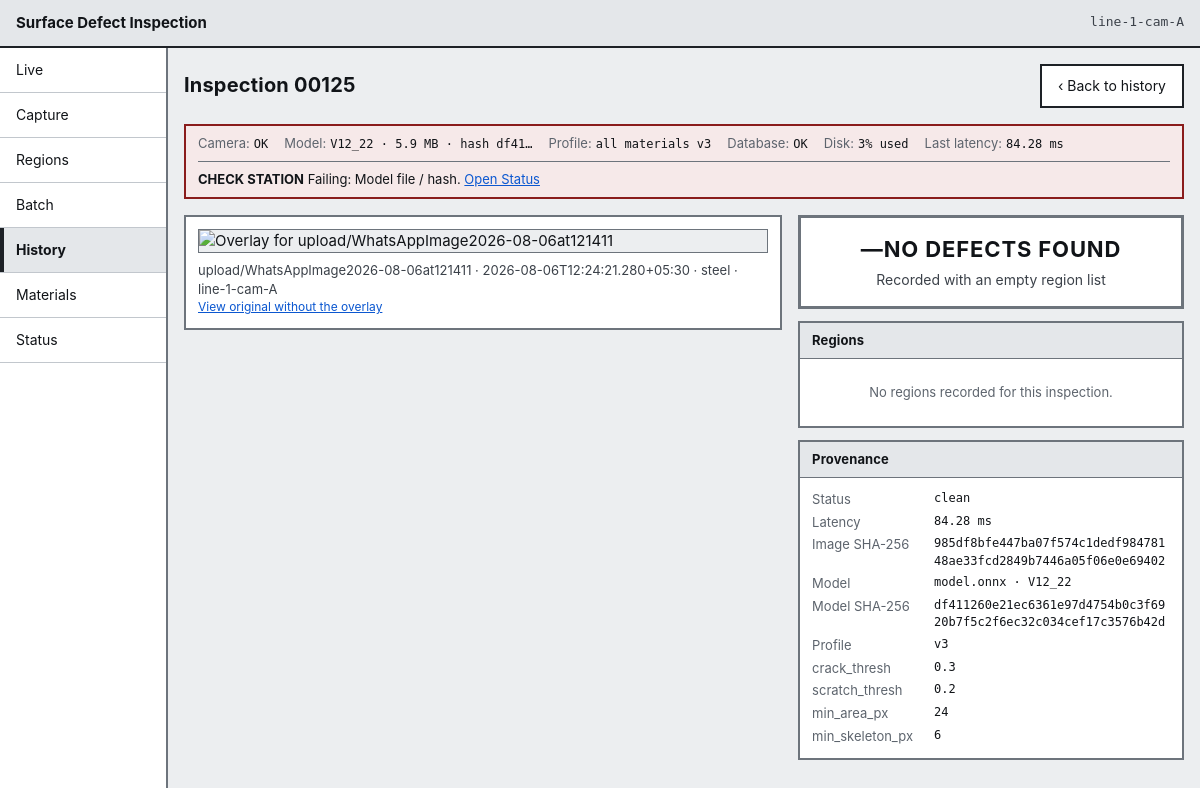
/inspections/125?back=page=1&page_size=25, run on the app's committed database.
### tables this page shows
CREATE TABLE station (
    station_id    INTEGER PRIMARY KEY AUTOINCREMENT,
    station_code  TEXT NOT NULL UNIQUE,
    line_code     TEXT NOT NULL,
    mm_per_pixel  REAL,               -- NULL until the station is calibrated
    camera_status TEXT NOT NULL DEFAULT 'ok',
    created_at    TEXT NOT NULL
);

CREATE TABLE inspection (
    inspection_id      INTEGER PRIMARY KEY AUTOINCREMENT,
    station_id         INTEGER NOT NULL REFERENCES station (station_id),
    profile_id         INTEGER NOT NULL REFERENCES profile (profile_id),
    model_version_id   INTEGER NOT NULL REFERENCES model_version (model_version_id),
    material_id        INTEGER REFERENCES material (material_id),
    batch_run_id       INTEGER REFERENCES batch_run (batch_run_id),
    image_sha256       TEXT,
    product_id         TEXT,
    captured_at        TEXT NOT NULL,
    processed_at       TEXT NOT NULL,
    status             TEXT NOT NULL CHECK (status IN (
                           'regions_found', 'clean',
                           'acquisition_failure', 'processing_failure')),
    region_count       INTEGER NOT NULL DEFAULT 0,
    latency_ms         REAL,
    source_image_path  TEXT,
    overlay_image_path TEXT,
    error_code         TEXT,
    error_message      TEXT
);

CREATE TABLE model_version (
    model_version_id INTEGER PRIMARY KEY AUTOINCREMENT,
    file_name        TEXT NOT NULL,
    version          TEXT NOT NULL,
    artefact_sha256  TEXT NOT NULL UNIQUE,
    parameter_count  INTEGER,
    size_mb          REAL,
    precision        TEXT,
    latency_ms       REAL,
    created_at       TEXT NOT NULL,
    is_active        INTEGER NOT NULL DEFAULT 0 CHECK (is_active IN (0, 1))
);

CREATE TABLE material (
    material_id    INTEGER PRIMARY KEY AUTOINCREMENT,
    material_code  TEXT NOT NULL UNIQUE,
    material_name  TEXT NOT NULL,
    support_status TEXT NOT NULL CHECK (support_status IN (
                       'supported', 'one_product_only', 'thin_coverage',
                       'typing_unsupported', 'not_supported', 'under_evaluation')),
    notes          TEXT
);

CREATE TABLE profile (
    profile_id          INTEGER PRIMARY KEY AUTOINCREMENT,
    material_id         INTEGER REFERENCES material (material_id),
    version_no          INTEGER NOT NULL,
    crack_threshold     REAL NOT NULL,
    scratch_threshold   REAL NOT NULL,
    minimum_area_px     INTEGER NOT NULL,
    minimum_skeleton_px INTEGER NOT NULL,
    created_at          TEXT NOT NULL,
    is_active           INTEGER NOT NULL DEFAULT 0 CHECK (is_active IN (0, 1)),
    UNIQUE (material_id, version_no)
);

### app/routes/pages.py (the view)
@router.get("/inspections/{inspection_id}", response_class=HTMLResponse)
def inspection_detail(
    request: Request,
    inspection_id: int,
    conn: sqlite3.Connection = Depends(get_db),
    settings: Settings = Depends(settings_dep),
) -> HTMLResponse:
    view = inspection_view(conn, inspection_id)
    if view is None:
        raise HTTPException(status_code=404, detail=f"No inspection {inspection_id}")
    context = _base_context(request, conn, settings, "history")
    context.update({"view": view, "back_query": request.query_params.get("back", "")})
    return _templates(request).TemplateResponse(request, "inspection_detail.html", context)

### app/templates/inspection_detail.html (shortened to what this page needs)
{% extends "base.html" %}
{% block heading %}Inspection {{ "%05d"|format(view.inspection.inspection_id) }}{% endblock %}
{% block header_extra %}
<a class="button" href="/history{% if back_query %}?{{ back_query }}{% endif %}">&lsaquo; Back to history</a>
{% endblock %}
{% block content %}
<div class="live">
  <section class="live__image panel" aria-label="Evidence">
    {% if view.has_overlay %}
    <img class="image-frame" src="{{ view.overlay_url }}" alt="Overlay for {{ view.inspection.product_id }}">
    {% elif view.has_source %}
    <img class="image-frame" src="{{ view.source_url }}" alt="Source image for {{ view.inspection.product_id }}">
    {% else %}
    <div class="image-frame image-frame--empty"><p>No image stored for this inspection.</p></div>
    {% endif %}
    <p class="caption">
      {{ view.inspection.product_id or "&mdash;"|safe }} &middot; {{ view.inspection.captured_at }} &middot;
      {{ view.inspection.material_code }} &middot; {{ view.inspection.station_code }}
      {% if view.has_source and view.has_overlay %}
      <span class="caption__note"><a href="{{ view.source_url }}">View original without the overlay</a></span>
      {% endif %}
    </p>
  </section>
  <section class="live__summary" aria-label="Result">
    {% with summary = view.summary %}{% include "partials/result_banner.html" %}{% endwith %}
    {% with regions = view.regions, inspection_id = view.inspection.inspection_id %}
      {% include "partials/region_table.html" %}
    {% endwith %}
    <div class="panel">
      <h2 class="panel__title">Provenance</h2>
      <dl class="datalist datalist--mono">
        <dt>Status</dt><dd>{{ view.inspection.status }}</dd>
        <dt>Latency</dt><dd>{% if view.inspection.latency_ms %}{{ view.inspection.latency_ms }} ms{% else %}&mdash;{% endif %}</dd>
        <dt>Image SHA-256</dt><dd class="break">{{ view.inspection.image_sha256 or "&mdash;"|safe }}</dd>
        <dt>Model</dt><dd>{{ view.inspection.model_file_name }} &middot; {{ view.inspection.model_version }}</dd>
        <dt>Model SHA-256</dt><dd class="break">{{ view.inspection.artefact_sha256 }}</dd>
        <dt>Profile</dt><dd>v{{ view.inspection.profile_version }}</dd>
        <dt>crack_thresh</dt><dd>{{ view.inspection.crack_threshold }}</dd>
        <dt>scratch_thresh</dt><dd>{{ view.inspection.scratch_threshold }}</dd>
        <dt>min_area_px</dt><dd>{{ view.inspection.minimum_area_px }}</dd>
        <dt>min_skeleton_px</dt><dd>{{ view.inspection.minimum_skeleton_px }}</dd>
      </dl>
    </div>
  </section>
</div>
{% endblock %}

### app/templates/base.html (shortened to what this page needs)
<!DOCTYPE html>
<html lang="en">
<head>
  <link rel="stylesheet" href="/static/css/base.css">
  <link rel="stylesheet" href="/static/css/layout.css">
  <link rel="stylesheet" href="/static/css/components.css">
  <link rel="stylesheet" href="/static/css/responsive.css">
</head>
<body data-screen="{{ active }}">
  <header class="app-bar">
    <span class="app-bar__title">{{ app_title }}</span>
    <span class="app-bar__station" title="Station">{{ station }}</span>
  </header>
  <div class="shell">
    {% include "partials/navigation.html" %}
    <main id="main" class="main" tabindex="-1">
      <div class="page-header">
        <h1 class="page-header__title">{% block heading %}{% endblock %}</h1>
        <div class="page-header__extra">{% block header_extra %}{% endblock %}</div>
      </div>
      {% if health is defined %}{% include "partials/health_strip.html" %}{% endif %}
      {% block content %}{% endblock %}
    </main>
  </div>
</body>
</html>

### app/templates/partials/health_strip.html (shortened to what this page needs)
<section class="strip strip--{{ health.overall }}" aria-label="Station health">
  <ul class="strip__items">
    <li class="strip__item">
      <span class="strip__key">Camera</span>
      <span class="strip__value">{{ health.camera.state_label }}</span>
    </li>
    <li class="strip__item">
      <span class="strip__key">Model</span>
      <span class="strip__value">{{ health.model_version }}{% if health.model_size_mb %} &middot; {{ health.model_size_mb }} MB{% endif %} &middot; hash {{ health.model_sha_short }}</span>
    </li>
    <li class="strip__item">
      <span class="strip__key">Profile</span>
      <span class="strip__value">{{ health.profile_label }}{% if health.profile_version %} v{{ health.profile_version }}{% endif %}</span>
    </li>
    <li class="strip__item">
      <span class="strip__key">Database</span>
      <span class="strip__value">{{ health.database.state_label }}</span>
    </li>
    <li class="strip__item">
      <span class="strip__key">Disk</span>
      <span class="strip__value">{{ health.disk_value or health.disk.state_label }}</span>
    </li>
    <li class="strip__item">
      <span class="strip__key">Last latency</span>
      <span class="strip__value">{% if health.latency_ms %}{{ health.latency_ms }} ms{% else %}&mdash;{% endif %}</span>
    </li>
  </ul>
  {% if health.overall != "ok" %}
  <p class="strip__alert">
    <strong>{{ health.overall_label }}</strong>
    {% if health.failing %}Failing: {{ health.failing|join(", ") }}.{% endif %}
    <a href="/status">Open Status</a>
  </p>
  {% endif %}
</section>

### app/static/css/base.css (style rules this page uses)
:root { --ink: #111418; --ink-2: #3b4149; --ink-3: #5d646d; --paper: #ffffff; --bg: #eceef0; --panel-head: #e4e7ea; --line: #6d747c; --line-soft: #c2c7cd; --line-hard: #1d2126; --crack: #c62828; --scratch: #1565c0; --alert: #8a1c1c; --alert-bg: #f6e9e9; --warn: #6b4c00; --warn-bg: #f7f0dc; --ok: #14532d; --ok-bg: #e9f1ea; --focus: #0b57d0; --sp-1: 4px; --sp-2: 8px; --sp-3: 12px; --sp-4: 16px; --sp-5: 24px; --sp-6: 32px; --touch: 44px; --font: -apple-system, BlinkMacSystemFont, "Segoe UI", Roboto, "Helvetica Neue", Arial, sans-serif; --mono: ui-monospace, "DejaVu Sans Mono", "SFMono-Regular", Menlo, Consolas, monospace; }
*, *::before, *::after { box-sizing: border-box; }
html { -webkit-text-size-adjust: 100%; }
body { margin: 0; background: var(--bg); color: var(--ink); font-family: var(--font); font-size: 15px; line-height: 1.45; }
h1, h2, h3 { margin: 0; font-weight: 700; letter-spacing: 0.01em; }
h1 { font-size: 20px; }
h2 { font-size: 15px; }
p { margin: 0 0 var(--sp-3); }
p:last-child { margin-bottom: 0; }
a { color: var(--focus); }
.break { word-break: break-all; }

### app/static/css/layout.css (style rules this page uses)
.app-bar { display: flex; justify-content: space-between; align-items: center; gap: var(--sp-3); background: var(--panel-head); border-bottom: 2px solid var(--line-hard); padding: var(--sp-3) var(--sp-4); }
.app-bar__title { font-weight: 700; font-size: 15px; }
.app-bar__station { font-family: var(--mono); font-size: 13px; color: var(--ink-2); }
.shell { display: grid; grid-template-columns: 168px minmax(0, 1fr); align-items: start; min-height: calc(100vh - 49px); }
.main { padding: var(--sp-4); min-width: 0; display: flex; flex-direction: column; gap: var(--sp-4); }
.page-header { display: flex; flex-wrap: wrap; gap: var(--sp-3); justify-content: space-between; align-items: center; }
.page-header__extra { display: flex; gap: var(--sp-2); align-items: center; flex-wrap: wrap; }
.live { display: grid; grid-template-columns: minmax(0, 1.55fr) minmax(320px, 1fr); gap: var(--sp-4); align-items: start; }
.live__summary { display: flex; flex-direction: column; gap: var(--sp-3); min-width: 0; }

### app/static/css/components.css (style rules this page uses)
.panel { background: var(--paper); border: 2px solid var(--line); padding: var(--sp-3); }
.panel__title { margin: calc(var(--sp-3) * -1) calc(var(--sp-3) * -1) var(--sp-3); padding: var(--sp-2) var(--sp-3); background: var(--panel-head); border-bottom: 1px solid var(--line); font-size: 13px; text-transform: none; }
.strip { background: var(--paper); border: 2px solid var(--line); padding: var(--sp-2) var(--sp-3); font-size: 13px; }
.strip--failed { border-color: var(--alert); background: var(--alert-bg); }
.strip__items { list-style: none; margin: 0; padding: 0; display: flex; flex-wrap: wrap; gap: var(--sp-2) var(--sp-4); }
.strip__item { display: flex; gap: var(--sp-1); align-items: baseline; }
.strip__key { color: var(--ink-3); }
.strip__key::after { content: ":"; }
.strip__value { font-family: var(--mono); font-size: 12px; }
.strip__alert { margin: var(--sp-2) 0 0; padding-top: var(--sp-2); border-top: 1px solid var(--line); }
.button { display: inline-flex; align-items: center; justify-content: center; min-height: var(--touch); padding: 0 var(--sp-4); border: 2px solid var(--line-hard); background: var(--paper); color: var(--ink); font: inherit; font-size: 14px; text-decoration: none; cursor: pointer; }
.image-frame { display: block; width: 100%; height: auto; border: 1px solid var(--line); background: var(--bg); }
.caption { margin: var(--sp-2) 0 0; font-size: 13px; color: var(--ink-2); }
.caption__note { display: block; font-size: 12px; color: var(--ink-3); }
.datalist { display: grid; grid-template-columns: minmax(110px, auto) minmax(0, 1fr); gap: var(--sp-1) var(--sp-3); margin: 0; font-size: 13px; }
.datalist dt { color: var(--ink-3); }
.datalist dd { margin: 0; }
.datalist--mono dd { font-family: var(--mono); font-size: 12px; }

### data on the page
station: station_code "line-1-cam-A", inspection.station_code "line-1-cam-A"
inspection: inspection.inspection_id "00125", latency_ms "84.28", inspection "upload/WhatsAppImage2026-08-06at121411", inspection.captured_at "2026-08-06T12:24:21.280+05:30", inspection.status "clean", inspection.latency_ms "84.28", inspection "985df8bfe447ba07f574c1dedf98478148ae33fcd2849b7446a05f06e0e69402"
model_version: model_version "V12_22", model_size_mb "5.9", inspection.model_file_name "model.onnx", inspection.model_version "V12_22", inspection.artefact_sha256 "df411260e21ec6361e97d4754b0c3f6920b7f5c2f6ec32c034cef17c3576b42d"
material: inspection.material_code "steel"
profile: inspection.profile_version "3", inspection.crack_threshold "0.3", inspection.scratch_threshold "0.2", inspection.minimum_area_px "24", inspection.minimum_skeleton_px "6"

### other printed values
{{ app_title }} "Surface Defect Inspection"
{{ item.label }} "Live" "Capture" "Regions" "Batch" "History" "Materials" "Status"
{{ health.camera.state_label }} "OK"
{{ health.model_sha_short }} "df41…"
{{ health.profile_label }} "all materials"
{{ health.profile_version }} "3"
{{ health.database.state_label }} "OK"
{{ health.disk_value or health.disk.state_label }} "3% used"
{{ health.overall_label }} "CHECK STATION"
{{ health.failing|join(", ") }} "Model file / hash"
{{ summary.headline }} "NO DEFECTS FOUND"
{{ summary.detail }} "Recorded with an empty region list"
